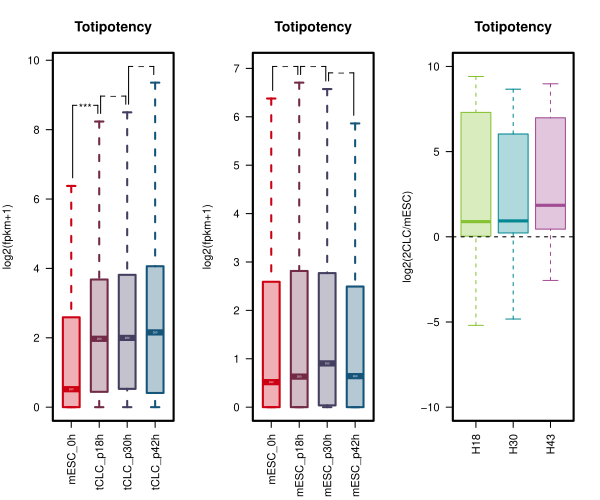

This chart was generated by the following R code:
###################################################################################################
################################     PARAMETER/FUNCTION DEFINE     ################################
###################################################################################################
# sys_argv <- commandArgs(T)
cccol <- c("#CE0013","#16557A","#C7A609","#87C232","#008792","#A14C94","#15A08C","#8B7E75","#1E7CAF","#EA425F","#46489A","#E50033","#0F231F","#1187CD")
cccol80 <- c("#CE001380","#16557A80","#C7A60980","#87C23280","#64C0AB80","#A14C9480","#15A08C80","#8B7E7580","#1E7CAF80","#EA425F80","#46489A80","#E5003380","#0F231F80","#1187CD80")
cccol50 <- c("#CE001350","#16557A50","#C7A60950","#87C23250","#00879250","#A14C9450","#15A08C50","#8B7E7550","#1E7CAF50","#EA425F50","#46489A50","#E5003350","#0F231F50","#1187CD50")
red_col <- colorRampPalette(c(cccol[1],cccol[3]), bias=1)(5)[c(1,3,4,5)]
blue_col <- colorRampPalette(c(cccol[1],cccol[2]), bias=1)(5)[c(1,3,4,5)]
grey_col <- colorRampPalette(c(cccol[8],"black"), bias=1)(4)
options(scipen = 200)

Boxplot_List <- function(plot_list,MAIN,NAMES,YLAB,COLS,COLS50){
	n <- length(plot_list)
	xpos <- 0:(n-1)+1.5
	p_value <- c()
	for (i in seq(n-1)){
		tryCatch({p_value <- c(p_value,t.test(plot_list[[i]],plot_list[[i+1]])$p.value)},
			error = function(err){p_value <- c(p_value,1)})
	}
	mark <- symnum(p_value, cutpoints=c(0,0.001,0.01,0.05,1), symbols=c("***","**","*","-"))
	bp <- boxplot(plot_list,at=0:(n-1)+1, xlim=c(0.5,n+0.5),outline=F,plot=F)
	ylim <- range(bp$stats,na.rm=T)
	dist <- (ylim[2]-ylim[1])/20
	ylim[2] <- ylim[2]+1*dist
	boxplot(plot_list,at=0:(n-1)+1,boxwex=0.6, xlim=c(0.5,n+0.5),ylim=ylim,col=COLS50,border=COLS,outline=F,names=NAMES,main=MAIN,lwd=2,ylab=YLAB,las=2)
	box(lwd=2)
	ypos_1 <- bp$stats[5,][1:n-1]
	ypos_2 <- bp$stats[5,][2:n]
	# legend("topleft",c("***:p<0.001","**:p<0.01","*:p<0.05"),text.col="red",bty="n")
	if (length(mark)!=0){
		for(i in 1:length(mark)){
			if(!is.na(mark[i]) & mark[i]!="?"){
				segments(xpos[i]-.45, ypos_1[i]+dist/2, xpos[i]-.45, max(ypos_1[i], ypos_2[i])+dist)
				segments(xpos[i]+.45, ypos_2[i]+dist/2, xpos[i]+.45, max(ypos_1[i], ypos_2[i])+dist)
				segments(xpos[i]-.45, max(ypos_1[i], ypos_2[i])+dist, xpos[i]-0.3, max(ypos_1[i], ypos_2[i])+dist)
				segments(xpos[i]+.45, max(ypos_1[i], ypos_2[i])+dist, xpos[i]+0.3, max(ypos_1[i], ypos_2[i])+dist)
				text(x=xpos[i], y=max(ypos_1[i], ypos_2[i])+dist, label=mark[i], col="black")
			}
		}
	}
	for (i in seq(n)){
		text(x=i, y=bp$stats[3,i], label=length(na.omit(plot_list[[i]])), col="white",cex=0.3)
	}
}
###################################################################################################
################################            READ IN DATA           ################################
###################################################################################################

fpkm <- read.table("/data/zhaochengchen/Work/OTHER/01.WQN/2.WQN_DUXno_mmESCs_RNAseq/result/0.mapping/RNAseq/WQN_20220907_mmESCs_GeneSymbol_fpkm.txt",header=T,row.names=1,sep="\t")
all_genes <- rownames(fpkm)
all_samples <- colnames(fpkm)
logfpkm <- log2(fpkm+1)

timepoints <- c("H0","H18","H30","H43")

mESC_0h <- all_samples[grep("^mESC_0h",all_samples)]
mESC_p18h <- all_samples[grep("^mESC_p18h",all_samples)]
mESC_p30h <- all_samples[grep("^mESC_p30h",all_samples)]
mESC_p42h <- all_samples[grep("^mESC_p42h",all_samples)]
tCLC_p18h <- all_samples[grep("^tCLC_p18h",all_samples)]
tCLC_p30h <- all_samples[grep("^tCLC_p30h",all_samples)]
tCLC_p42h <- all_samples[grep("^tCLC_p42h",all_samples)]

mESC_path <- c(mESC_0h,mESC_p18h,mESC_p30h,mESC_p42h)
tCLC_path <- c(mESC_0h,tCLC_p18h,tCLC_p30h,tCLC_p42h)
all_path <- c(mESC_0h,mESC_p18h,mESC_p30h,mESC_p42h,tCLC_p18h,tCLC_p30h,tCLC_p42h)


# 2021- genes enriched in 2-cell embryos and the pluripotent marker genes used for gene enrichment analysis.xlsx
Totipotency_genes <- as.vector(read.table("/data/zhaochengchen/Work/OTHER/01.WQN/2.WQN_DUXno_mmESCs_RNAseq/result/2.ExpressionPattern/Totipotency_genes.txt")[,1])
Pluripotent_genes <- as.vector(read.table("/data/zhaochengchen/Work/OTHER/01.WQN/2.WQN_DUXno_mmESCs_RNAseq/result/2.ExpressionPattern/Pluripotent_genes.txt")[,1])

plot_genes <- intersect(c(Totipotency_genes, Pluripotent_genes),all_genes)

Apoptosis_genes <- as.vector(read.table("/data/zhaochengchen/Work/OTHER/01.WQN/2.WQN_DUXno_mmESCs_RNAseq/result/2.ExpressionPattern/ApoptosisGenes.txt")[,1])
Translation_genes <- as.vector(read.table("/data/zhaochengchen/Work/OTHER/01.WQN/2.WQN_DUXno_mmESCs_RNAseq/result/2.ExpressionPattern/TranslationGenes.txt")[,1])
###################################################################################################
################################                PLOT               ################################
###################################################################################################

pdf("Fig.MarkerGeneExpressionPattern.pdf",width=6,height=5)
par(mar=c(6,4,4,2),mfrow=c(1,3))
plot_list <- list(logfpkm[Totipotency_genes,tCLC_path[1]],logfpkm[Totipotency_genes,tCLC_path[2]],logfpkm[Totipotency_genes,tCLC_path[3]],logfpkm[Totipotency_genes,tCLC_path[4]])
Boxplot_List(plot_list,"Totipotency",tCLC_path,"log2(fpkm+1)",blue_col,paste(blue_col,"50",sep=""))
plot_list <- list(logfpkm[Totipotency_genes,mESC_path[1]],logfpkm[Totipotency_genes,mESC_path[2]],logfpkm[Totipotency_genes,mESC_path[3]],logfpkm[Totipotency_genes,mESC_path[4]])
Boxplot_List(plot_list,"Totipotency",mESC_path,"log2(fpkm+1)",blue_col,paste(blue_col,"50",sep=""))
Totipotency_fc <- log2(fpkm[Totipotency_genes,tCLC_path[2:4]]/fpkm[Totipotency_genes,mESC_path[2:4]])
boxplot(Totipotency_fc,col=cccol50[c(4,5,6)],border=cccol[c(4,5,6)],main="Totipotency",ylab="log2(2CLC/mESC)",xaxt="n",ylim=c(-10,10),outline=F,las=2);box(lwd=2)
axis(side=1,1:3,c("H18","H30","H43"),las=2)
abline(h=0,lty=2)

par(mar=c(6,4,4,2),mfrow=c(1,3))
plot_list <- list(logfpkm[Pluripotent_genes,tCLC_path[1]],logfpkm[Pluripotent_genes,tCLC_path[2]],logfpkm[Pluripotent_genes,tCLC_path[3]],logfpkm[Pluripotent_genes,tCLC_path[4]])
Boxplot_List(plot_list,"Pluripotent",tCLC_path,"log2(fpkm+1)",blue_col,paste(blue_col,"50",sep=""))
plot_list <- list(logfpkm[Pluripotent_genes,mESC_path[1]],logfpkm[Pluripotent_genes,mESC_path[2]],logfpkm[Pluripotent_genes,mESC_path[3]],logfpkm[Pluripotent_genes,mESC_path[4]])
Boxplot_List(plot_list,"Pluripotent",mESC_path,"log2(fpkm+1)",blue_col,paste(blue_col,"50",sep=""))
Pluripotent_fc <- log2(fpkm[Pluripotent_genes,tCLC_path[2:4]]/fpkm[Pluripotent_genes,mESC_path[2:4]])
boxplot(Pluripotent_fc,col=cccol50[c(4,5,6)],border=cccol[c(4,5,6)],main="Pluripotent",ylab="log2(2CLC/mESC)",xaxt="n",ylim=c(-10,10),outline=F,las=2);box(lwd=2)
axis(side=1,1:3,c("H18","H30","H43"),las=2)
abline(h=0,lty=2)

par(mar=c(6,4,4,2),mfrow=c(1,3))
plot_list <- list(logfpkm[Apoptosis_genes,tCLC_path[1]],logfpkm[Apoptosis_genes,tCLC_path[2]],logfpkm[Apoptosis_genes,tCLC_path[3]],logfpkm[Apoptosis_genes,tCLC_path[4]])
Boxplot_List(plot_list,"Apoptosis",tCLC_path,"log2(fpkm+1)",blue_col,paste(blue_col,"50",sep=""))
plot_list <- list(logfpkm[Apoptosis_genes,mESC_path[1]],logfpkm[Apoptosis_genes,mESC_path[2]],logfpkm[Apoptosis_genes,mESC_path[3]],logfpkm[Apoptosis_genes,mESC_path[4]])
Boxplot_List(plot_list,"Apoptosis",mESC_path,"log2(fpkm+1)",blue_col,paste(blue_col,"50",sep=""))
Apoptosis_fc <- log2(fpkm[Apoptosis_genes,tCLC_path[2:4]]/fpkm[Apoptosis_genes,mESC_path[2:4]])
boxplot(Apoptosis_fc,col=cccol50[c(4,5,6)],border=cccol[c(4,5,6)],main="Apoptosis",ylab="log2(2CLC/mESC)",xaxt="n",ylim=c(-10,10),outline=F,las=2);box(lwd=2)
axis(side=1,1:3,c("H18","H30","H43"),las=2)
abline(h=0,lty=2)

par(mar=c(6,4,4,2),mfrow=c(1,3))
plot_list <- list(logfpkm[Translation_genes,tCLC_path[1]],logfpkm[Translation_genes,tCLC_path[2]],logfpkm[Translation_genes,tCLC_path[3]],logfpkm[Translation_genes,tCLC_path[4]])
Boxplot_List(plot_list,"Translation",tCLC_path,"log2(fpkm+1)",blue_col,paste(blue_col,"50",sep=""))
plot_list <- list(logfpkm[Translation_genes,mESC_path[1]],logfpkm[Translation_genes,mESC_path[2]],logfpkm[Translation_genes,mESC_path[3]],logfpkm[Translation_genes,mESC_path[4]])
Boxplot_List(plot_list,"Translation",mESC_path,"log2(fpkm+1)",blue_col,paste(blue_col,"50",sep=""))
Translation_fc <- log2(fpkm[Translation_genes,tCLC_path[2:4]]/fpkm[Translation_genes,mESC_path[2:4]])
boxplot(Translation_fc,col=cccol50[c(4,5,6)],border=cccol[c(4,5,6)],main="Translation",ylab="log2(2CLC/mESC)",xaxt="n",ylim=c(-10,10),outline=F,las=2);box(lwd=2)
axis(side=1,1:3,c("H18","H30","H43"),las=2)
abline(h=0,lty=2)
dev.off()
